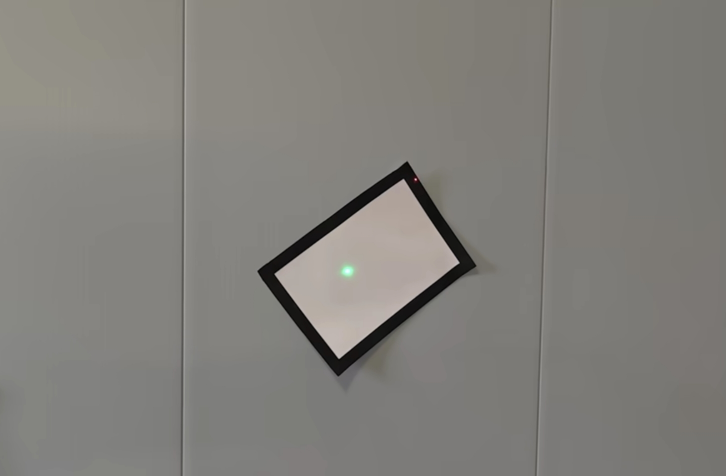
#> input picture pictures/2023e.jpg, 1452 x 952 px (shown at 1/2 size)
$ python -i preview_vision_detection.py   (imports and definitions only)
#> lines starting #> are read from the running program, lines starting #| are printed output that depends on the picture; after the words box and inside, x2 and y2 are one past the last pixel; in counts of white or black regions, pixels touching at a corner belong together
#> further down, picture is the input picture: shape (952, 1452, 3); mean B, G, R 123, 127.6, 129.5
from __future__ import annotations

import argparse
import sys
from dataclasses import replace
from pathlib import Path

import cv2
import numpy as np


PROJECT_ROOT = Path(__file__).resolve().parents[2]
SRC_DIR = PROJECT_ROOT / "src"
if str(SRC_DIR) not in sys.path:
    sys.path.insert(0, str(SRC_DIR))

from vision.config import HueRangeDeg, load_vision_config  # noqa: E402
from vision.laser_detector import LaserDetector  # noqa: E402
from vision.types import ImagePoint, LaserColor, LaserDetection  # noqa: E402
from border_preview_detectors import draw_quad  # noqa: E402
from vision.quad_utils import image_quad_to_numpy  # noqa: E402
from vision.screen_detector import ScreenDetector  # noqa: E402
from vision.tape_quad_detector import TapeQuadDetector  # noqa: E402


DEFAULT_IMAGE = Path(r"E:\B306\Visual\openCV\project\Images\2023e.jpg")


# [85 lines left out: functions main, detect_lasers, not called in this run]


def detect_likely_border(image: np.ndarray) -> np.ndarray | None:
    gray = cv2.cvtColor(image, cv2.COLOR_BGR2GRAY)
    blurred = cv2.GaussianBlur(gray, (5, 5), 0)
    edges = cv2.Canny(blurred, 50, 150)
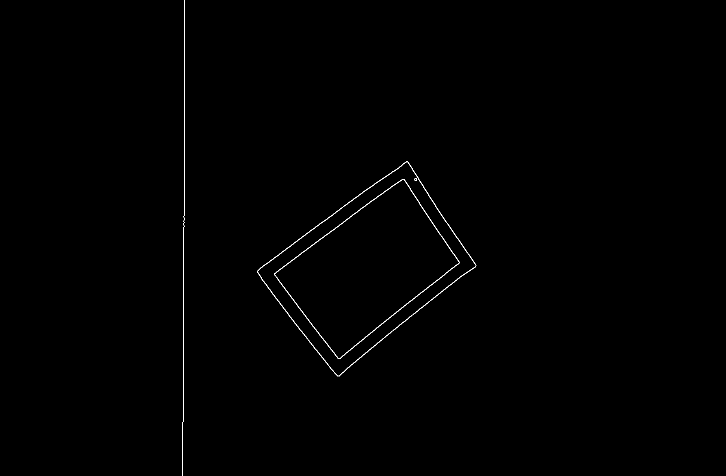
#> edges: shape (952, 1452) (shown at 1/2 size); 0.3% white in thin lines or dots, all inside (x1, y1, x2, y2) = (365, 0, 953, 952)
    kernel = cv2.getStructuringElement(cv2.MORPH_RECT, (5, 5))
    edges = cv2.morphologyEx(edges, cv2.MORPH_CLOSE, kernel)
    contours, _ = cv2.findContours(edges, cv2.RETR_EXTERNAL, cv2.CHAIN_APPROX_SIMPLE)
#> contours = 2 contours, 1 with area under 20; largest, box (x1, y1, x2, y2) and area: (515, 323, 953, 753) 94044
    if not contours:
        return None

    image_area = image.shape[0] * image.shape[1]
#> image_area = 1382304
    candidates: list[tuple[float, np.ndarray]] = []
    for contour in contours:
        area = cv2.contourArea(contour)
        if area < image_area * 0.03:
            continue
        perimeter = cv2.arcLength(contour, True)
        approx = cv2.approxPolyDP(contour, 0.03 * perimeter, True)
        if len(approx) == 4 and cv2.isContourConvex(approx):
            candidates.append((area, approx))
#> this loop made 2 passes
#> (area, perimeter, approx) on pass 1: (94043.5, 1301.4, [[815, 323], [515, 541], [675, 752], [952, 531]])
#> after the loop, candidates = [(94043.5, [[815, 323], [515, 541], [675, 752], [952, 531]])]

    if candidates:
        return max(candidates, key=lambda item: item[0])[1]

    largest = max(contours, key=cv2.contourArea)
    rect = cv2.minAreaRect(largest)
    return cv2.boxPoints(rect).astype(np.int32).reshape(-1, 1, 2)


# [38 lines left out: functions draw_laser_detection, print_detection, not called in this run]


def to_int_point(point: ImagePoint) -> tuple[int, int]:
    return int(round(point.u_px)), int(round(point.v_px))


# [2 lines not run here, left out]

>>> import cv2
>>> picture = cv2.imread('../../../pictures/2023e.jpg')
>>> result = detect_likely_border(picture)
#> result = [[815, 323], [515, 541], [675, 752], [952, 531]]
